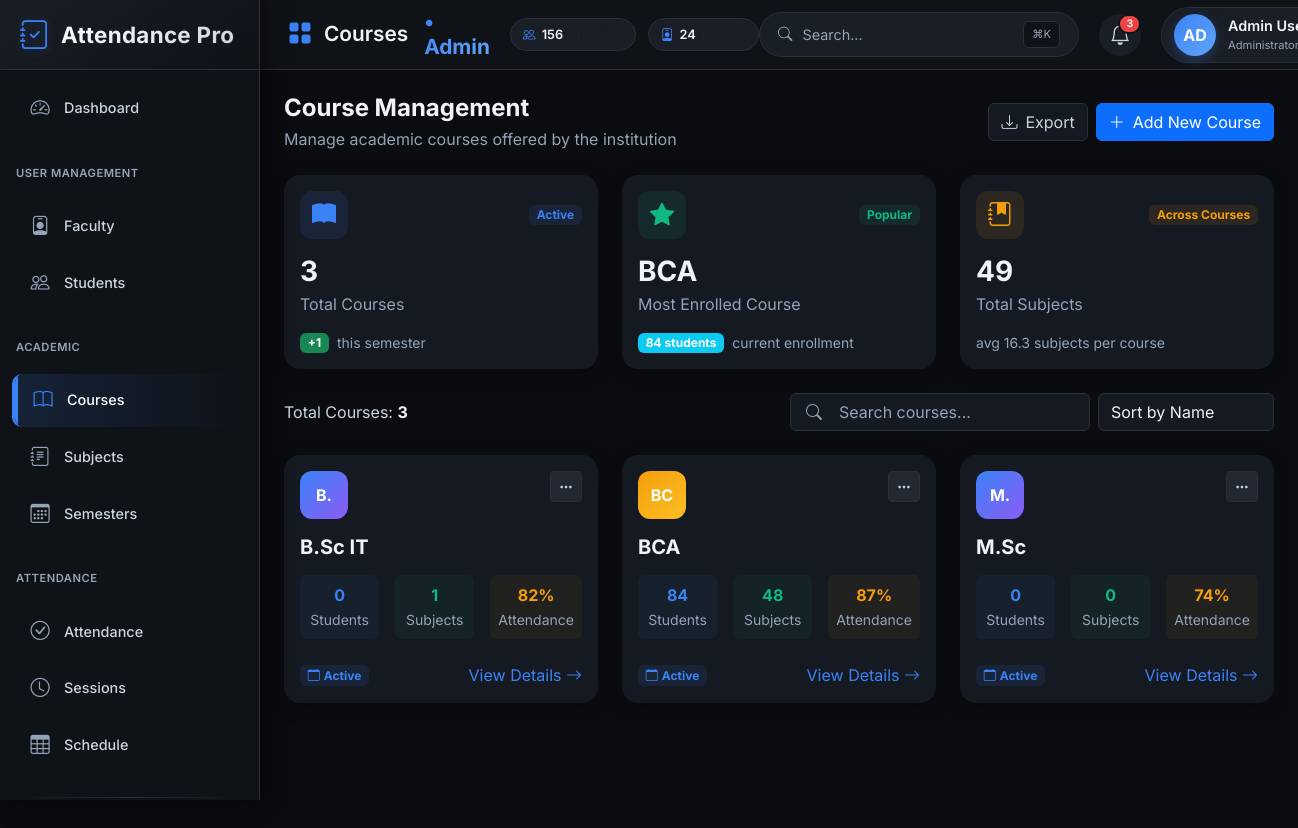
Screenshot of /admin/courses.php (signed in) with the database file from the repository.
### tables this page shows
CREATE TABLE `students` (
  `id` int(11) NOT NULL,
  `name` varchar(100) NOT NULL,
  `avatar` varchar(250) NOT NULL,
  `email` varchar(100) NOT NULL,
  `profile_photo` varchar(255) DEFAULT NULL,
  `password` varchar(255) NOT NULL,
  `course_id` int(11) DEFAULT NULL,
  `year_id` int(11) DEFAULT NULL,
  `session_id` int(11) DEFAULT NULL,
  `role` enum('student','faculty','admin') DEFAULT 'student',
  `created_at` timestamp NOT NULL DEFAULT current_timestamp(),
  `profile_pic` varchar(250) NOT NULL
);

CREATE TABLE `courses` (
  `id` int(11) NOT NULL,
  `course_name` varchar(100) NOT NULL,
  `created_at` timestamp NOT NULL DEFAULT current_timestamp()
);

### admin/courses.php (the view, shortened to what this page needs)
<?php
require '../config/db.php';
$courses = $pdo->query("
    SELECT c.id, c.course_name,
           (SELECT COUNT(*) FROM students WHERE course_id = c.id) as student_count,
           (SELECT COUNT(*) FROM subjects WHERE course_id = c.id) as subject_count
    FROM courses c
    ORDER BY c.course_name ASC
")->fetchAll(PDO::FETCH_ASSOC);
$popularCourse = null;
if (!empty($courses)) {
    $maxStudents = 0;
    foreach ($courses as $course) {
        if ($course['student_count'] > $maxStudents) {
            $maxStudents = $course['student_count'];
            $popularCourse = $course;
        }
    }
}
include('includes/sidebar_header.php');
?>
<div class="d-flex justify-content-between align-items-center mb-4">
    <div>
        <h4 class="mb-1 fw-bold" style="color: var(--text-primary);">Course Management</h4>
        <p class="mb-0" style="color: var(--text-muted);">Manage academic courses offered by the institution</p>
    </div>
    <div class="d-flex gap-2">
        <button class="btn" style="background: var(--card-bg); border: 1px solid var(--border-color); color: var(--text-secondary);" onclick="exportCourses()">
            <i class="bi bi-download me-2"></i>Export
        </button>
        <button class="btn btn-primary" data-bs-toggle="modal" data-bs-target="#addCourseModal">
            <i class="bi bi-plus-lg me-2"></i>Add New Course
        </button>
    </div>
</div>
<div class="row g-4 mb-4">
    <div class="col-xl-4 col-md-6">
        <div class="card border-0 h-100">
            <div class="card-body">
                <div class="d-flex justify-content-between align-items-center mb-3">
                    <div style="width: 48px; height: 48px; background: rgba(59, 130, 246, 0.1); border-radius: 12px; display: flex; align-items: center; justify-content: center;">
                        <i class="bi bi-book-fill" style="color: var(--sidebar-active); font-size: 1.5rem;"></i>
                    </div>
                    <span class="badge" style="background: rgba(59, 130, 246, 0.1); color: var(--sidebar-active);">Active</span>
                </div>
                <h3 class="fw-bold mb-1" style="color: var(--text-primary);"><?= count($courses) ?></h3>
                <p class="mb-0" style="color: var(--text-muted);">Total Courses</p>
                <div class="mt-3 d-flex align-items-center">
                    <span class="badge bg-success me-2">+<?= rand(1, 3) ?></span>
                    <small style="color: var(--text-muted);">this semester</small>
                </div>
            </div>
        </div>
    </div>
    <div class="col-xl-4 col-md-6">
        <div class="card border-0 h-100">
            <div class="card-body">
                <div class="d-flex justify-content-between align-items-center mb-3">
                    <div style="width: 48px; height: 48px; background: rgba(16, 185, 129, 0.1); border-radius: 12px; display: flex; align-items: center; justify-content: center;">
                        <i class="bi bi-star-fill" style="color: var(--success); font-size: 1.5rem;"></i>
                    </div>
                    <span class="badge" style="background: rgba(16, 185, 129, 0.1); color: var(--success);">Popular</span>
                </div>
                <h3 class="fw-bold mb-1" style="color: var(--text-primary);"><?= $popularCourse ? htmlspecialchars($popularCourse['course_name']) : 'N/A' ?></h3>
                <p class="mb-0" style="color: var(--text-muted);">Most Enrolled Course</p>
                <div class="mt-3 d-flex align-items-center">
                    <span class="badge bg-info me-2"><?= $popularCourse ? $popularCourse['student_count'] : 0 ?> students</span>
                    <small style="color: var(--text-muted);">current enrollment</small>
                </div>
            </div>
        </div>
    </div>
    <div class="col-xl-4 col-md-6">
        <div class="card border-0 h-100">
            <div class="card-body">
                <div class="d-flex justify-content-between align-items-center mb-3">
                    <div style="width: 48px; height: 48px; background: rgba(245, 158, 11, 0.1); border-radius: 12px; display: flex; align-items: center; justify-content: center;">
                        <i class="bi bi-journal-bookmark-fill" style="color: var(--warning); font-size: 1.5rem;"></i>
                    </div>
                    <span class="badge" style="background: rgba(245, 158, 11, 0.1); color: var(--warning);">Across Courses</span>
                </div>
                <?php
                $totalSubjects = array_sum(array_column($courses, 'subject_count'));
                ?>
                <h3 class="fw-bold mb-1" style="color: var(--text-primary);"><?= $totalSubjects ?></h3>
                <p class="mb-0" style="color: var(--text-muted);">Total Subjects</p>
                <div class="mt-3 d-flex align-items-center">
                    <small style="color: var(--text-muted);">avg <?= $totalSubjects > 0 && count($courses) > 0 ? round($totalSubjects/count($courses), 1) : 0 ?> subjects per course</small>
                </div>
            </div>
        </div>
    </div>
</div>
<div class="d-flex flex-column flex-md-row align-items-md-center justify-content-between gap-3 mb-4">
    <div style="color: var(--text-secondary);">
        Total Courses: <span class="fw-bold" style="color: var(--text-primary);"><?= count($courses) ?></span>
    </div>
    <div class="d-flex gap-2">
        <div class="position-relative">
            <i class="bi bi-search position-absolute top-50 start-0 translate-middle-y ms-3" style="color: var(--text-muted);"></i>
            <input type="text"
                   id="courseSearch"
                   class="form-control ps-5"
                   placeholder="Search courses..."
                   style="background: var(--card-bg); border: 1px solid var(--border-color); color: var(--text-primary); width: 300px;">
        </div>
        <select class="form-select" style="background: var(--card-bg); border: 1px solid var(--border-color); color: var(--text-primary); width: auto;" id="sortCourses">
            <option value="name">Sort by Name</option>
        </select>
    </div>
</div>
<div class="row g-4" id="coursesContainer">
    <?php if ($courses): ?>
        <?php foreach ($courses as $course): ?>
            <div class="col-xl-4 col-lg-6 course-item"
                 data-name="<?= strtolower(htmlspecialchars($course['course_name'])) ?>"
                 data-students="<?= $course['student_count'] ?>"
                 data-subjects="<?= $course['subject_count'] ?>">
                <div class="card border-0 h-100">
                    <div class="card-body">
                        <div class="d-flex justify-content-between align-items-start mb-3">
                            <div style="width: 48px; height: 48px; background: linear-gradient(135deg, <?= $course['student_count'] > 50 ? '#f59e0b' : '#3b82f6' ?>, <?= $course['student_count'] > 50 ? '#fbbf24' : '#8b5cf6' ?>); border-radius: 12px; display: flex; align-items: center; justify-content: center;">
                                <span class="fw-bold text-white"><?= strtoupper(substr($course['course_name'], 0, 2)) ?></span>
                            </div>
                            <div class="dropdown">
                                <button class="btn btn-sm" style="background: var(--sidebar-hover); border: 1px solid var(--border-color); color: var(--text-secondary);" data-bs-toggle="dropdown">
                                    <i class="bi bi-three-dots"></i>
                                </button>
                            </div>
                        </div>
                        <h5 class="fw-bold mb-3" style="color: var(--text-primary);"><?= htmlspecialchars($course['course_name']) ?></h5>
                        <div class="d-flex gap-3 mb-4">
                            <div class="text-center p-2 rounded" style="background: rgba(59, 130, 246, 0.05); flex: 1;">
                                <div class="fw-bold" style="color: var(--sidebar-active);"><?= $course['student_count'] ?></div>
                                <small style="color: var(--text-muted);">Students</small>
                            </div>
                            <div class="text-center p-2 rounded" style="background: rgba(16, 185, 129, 0.05); flex: 1;">
                                <div class="fw-bold" style="color: var(--success);"><?= $course['subject_count'] ?></div>
                                <small style="color: var(--text-muted);">Subjects</small>
                            </div>
                            <div class="text-center p-2 rounded" style="background: rgba(245, 158, 11, 0.05); flex: 1;">
                                <div class="fw-bold" style="color: var(--warning);"><?= rand(70, 95) ?>%</div>
                                <small style="color: var(--text-muted);">Attendance</small>
                            </div>
                        </div>
                        <div class="d-flex justify-content-between align-items-center">
                            <span class="badge" style="background: rgba(59, 130, 246, 0.1); color: var(--sidebar-active);">
                                <i class="bi bi-calendar me-1"></i>Active
                            </span>
                            <a href="view_course.php?id=<?= $course['id'] ?>" class="text-decoration-none" style="color: var(--sidebar-active);">
                                View Details <i class="bi bi-arrow-right"></i>
                            </a>
                        </div>
                    </div>
                </div>
            </div>
        <?php endforeach; ?>
    <?php endif; ?>
</div>
<?php include('includes/footer.php'); ?>

### admin/includes/sidebar_header.php (shortened to what this page needs)
<?php
$stmt = $pdo->prepare("SELECT name, email, profile_pic FROM students WHERE id = ? AND role = 'admin'");
$stmt->execute([$_SESSION['user_id']]);
$admin = $stmt->fetch(PDO::FETCH_ASSOC);
$adminName = $admin['name'] ?? 'Admin';
$adminInitials = strtoupper(substr($adminName, 0, 2));
$current_page = basename($_SERVER['PHP_SELF']);
?>
<!DOCTYPE html>
<html lang="en">
<head>
    <link href="https://cdn.jsdelivr.net/npm/bootstrap@5.3.3/dist/css/bootstrap.min.css" rel="stylesheet">
    <link href="https://cdn.jsdelivr.net/npm/bootstrap-icons@1.11.3/font/bootstrap-icons.css" rel="stylesheet">
</head>
<body>
<nav class="sidebar">
    <div class="sidebar-brand">
        <i class="bi bi-journal-check"></i>
        <span>Attendance Pro</span>
    </div>
    <div class="nav-section">MAIN</div>
    <ul class="nav flex-column">
        <li class="nav-item">
            <a class="nav-link <?= $current_page == 'dashboard.php' ? 'active' : '' ?>" href="<?= APP_URL ?>/admin/dashboard.php">
                <i class="bi bi-speedometer2"></i>
                <span>Dashboard</span>
            </a>
        </li>
    </ul>
    <div class="nav-section">USER MANAGEMENT</div>
    <ul class="nav flex-column">
        <li class="nav-item">
            <a class="nav-link <?= strpos($current_page, 'faculty') !== false ? 'active' : '' ?>" href="<?= APP_URL ?>/admin/faculty.php">
                <i class="bi bi-person-badge"></i>
                <span>Faculty</span>
            </a>
        </li>
        <li class="nav-item">
            <a class="nav-link <?= strpos($current_page, 'student') !== false ? 'active' : '' ?>" href="<?= APP_URL ?>/admin/student.php">
                <i class="bi bi-people"></i>
                <span>Students</span>
            </a>
        </li>
    </ul>
    <div class="nav-section">ACADEMIC</div>
    <ul class="nav flex-column">
        <li class="nav-item">
            <a class="nav-link <?= strpos($current_page, 'courses') !== false ? 'active' : '' ?>" href="<?= APP_URL ?>/admin/courses.php">
                <i class="bi bi-book"></i>
                <span>Courses</span>
            </a>
        </li>
        <li class="nav-item">
            <a class="nav-link <?= strpos($current_page, 'subjects') !== false ? 'active' : '' ?>" href="<?= APP_URL ?>/admin/subjects.php">
                <i class="bi bi-journal-text"></i>
                <span>Subjects</span>
            </a>
        </li>
        <li class="nav-item">
            <a class="nav-link <?= strpos($current_page, 'year') !== false ? 'active' : '' ?>" href="<?= APP_URL ?>/admin/year.php">
                <i class="bi bi-calendar3"></i>
                <span>Semesters</span>
            </a>
        </li>
    </ul>
    <div class="nav-section">ATTENDANCE</div>
    <ul class="nav flex-column">
        <li class="nav-item">
            <a class="nav-link <?= strpos($current_page, 'attendance') !== false ? 'active' : '' ?>" href="<?= APP_URL ?>/admin/attendance.php">
                <i class="bi bi-check-circle"></i>
                <span>Attendance</span>
            </a>
        </li>
        <li class="nav-item">
            <a class="nav-link <?= strpos($current_page, 'sessions') !== false ? 'active' : '' ?>" href="<?= APP_URL ?>/admin/sessions.php">
                <i class="bi bi-clock"></i>
                <span>Sessions</span>
            </a>
        </li>
        <li class="nav-item">
            <a class="nav-link <?= $current_page == 'show_schedule.php' ? 'active' : '' ?>" href="<?= APP_URL ?>/admin/show_schedule.php">
                <i class="bi bi-table"></i>
                <span>Schedule</span>
            </a>
        </li>
    </ul>
    <div class="sidebar-divider"></div>
</nav>
<header class="top-header">
    <div class="d-flex align-items-center">
        <h1 class="page-title mb-0">
            <i class="bi bi-grid-fill"></i>
            <?php
            $pageTitle = str_replace(['.php', '_', 'manage', 'show'], ['', ' ', '', ''], $current_page);
            $pageTitle = ucwords(trim($pageTitle));
            if (empty($pageTitle) || $pageTitle == 'Dashboard') {
                echo 'Dashboard';
            } else {
                echo $pageTitle;
            }
            ?>
            <span>• Admin</span>
        </h1>
        <div class="quick-stats d-none d-xl-flex">
            <div class="stat-item">
                <i class="bi bi-people"></i>
                <span class="stat-value">156</span>
                <span class="text-muted">Students</span>
            </div>
            <div class="stat-item">
                <i class="bi bi-person-badge"></i>
                <span class="stat-value">24</span>
                <span class="text-muted">Faculty</span>
            </div>
        </div>
    </div>
    <div class="header-actions">
        <div class="search-box">
            <i class="bi bi-search"></i>
            <input type="text" placeholder="Search..." id="globalSearch">
            <span class="search-shortcut">⌘K</span>
        </div>
        <div class="notification-wrapper">
            <div class="notification-badge" onclick="toggleNotifications()" id="notificationBtn">
                <i class="bi bi-bell"></i>
                <span class="badge-count">3</span>
            </div>
        </div>
        <div class="user-dropdown dropdown">
            <a class="dropdown-toggle text-decoration-none" href="#" role="button" data-bs-toggle="dropdown" aria-expanded="false">
                <div class="user-avatar"><?= $adminInitials ?></div>
                <div class="user-info-text">
                    <div class="name"><?= htmlspecialchars($adminName) ?></div>
                    <div class="role">Administrator</div>
                </div>
            </a>
        </div>
    </div>
</header>
<main class="main-content">

### admin/courses.php (style rules this page uses)
.card { transition: all 0.3s ease; }
.form-control, .form-select { background: var(--sidebar-hover); border: 1px solid var(--border-color); color: var(--text-primary); }
.form-control::placeholder { color: var(--text-muted); }

### admin/includes/footer.php (style rules this page uses)
* { transition: background-color 0.2s ease, border-color 0.2s ease, transform 0.2s ease; }
.main-content { opacity: 1; transition: opacity 0.3s ease; }

### rows the page displays
students: name "AD", name "Admin…"
courses: course_name "BCA", course_name "BC", student_count "84", subject_count "48"
courses: course_name "B.", course_name "B.Sc IT", student_count "0", subject_count "1"
courses: course_name "M.", course_name "M.Sc", student_count "0", subject_count "0"

### other values shown
$pageTitle "Courses"
count($courses) "3"
$popularCourse['student_count'] "84"
$totalSubjects "49"
$totalSubjects/count($courses) "16.3"
